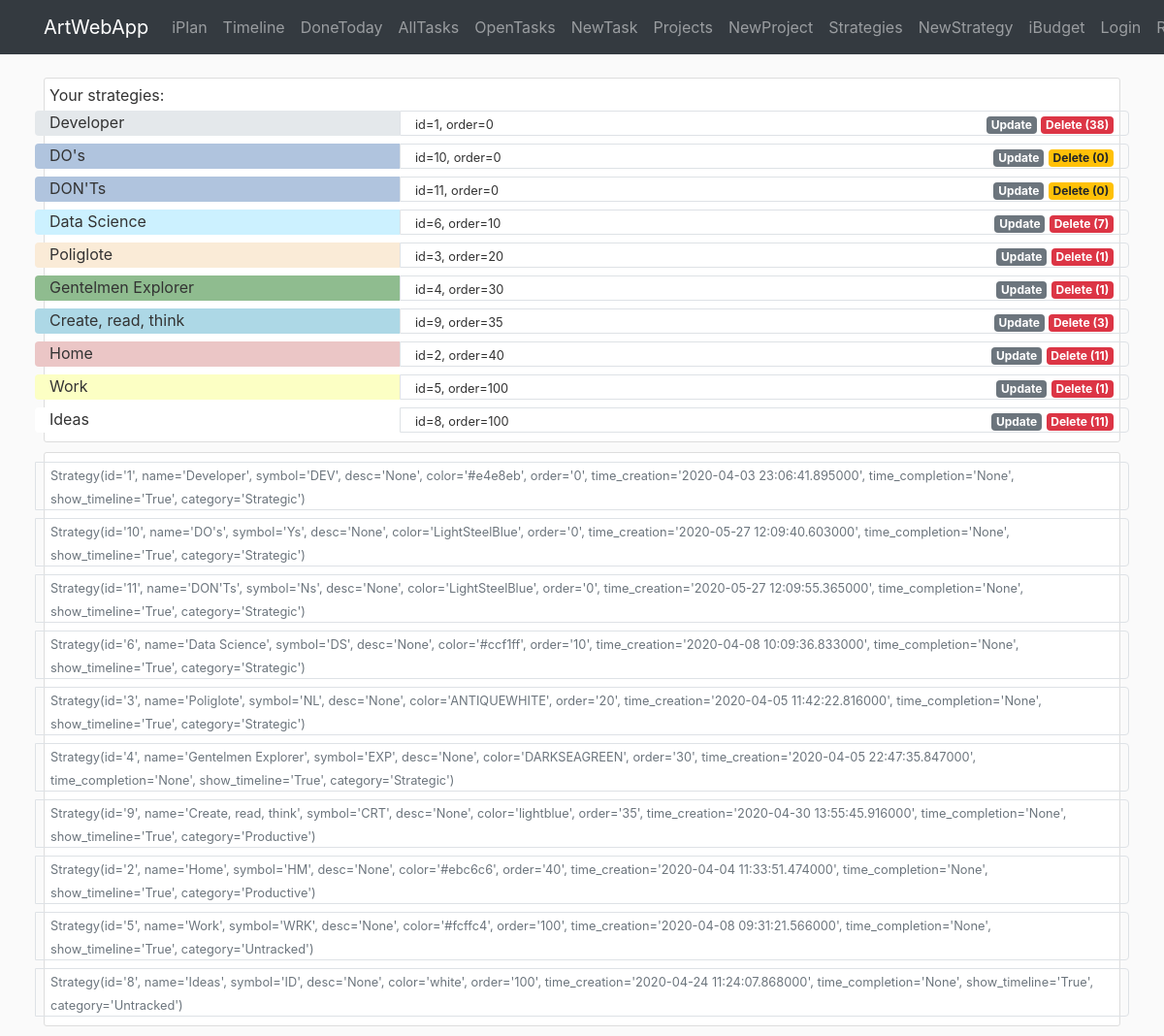
The page /iplan/strategy on the database its author committed.
### awa/iplan/models.py (models this page shows)
class Strategy(db.Model):
    id = db.Column(db.Integer, primary_key=True)
    name = db.Column(db.String(40), nullable=False)
    symbol = db.Column(db.String(3))
    desc = db.Column(db.Text)
    color = db.Column(db.String(7))
    order = db.Column(db.Integer)
    time_creation = db.Column(db.DateTime, default=datetime.now)
    time_completion = db.Column(db.DateTime)
    show_timeline = db.Column(db.Boolean, default=True, nullable=False)
    category = db.Column(db.String(20), nullable=True)
    br_task = db.relationship('Task', backref='strategy')  # todo: lazy=True - test that later
    def __repr__(self):
        return f"Strategy(id='{self.id}', name='{self.name}', symbol='{self.symbol}', desc='{self.desc}'," \
               f" color='{self.color}', order='{self.order}', time_creation='{self.time_creation}'," \
               f" time_completion='{self.time_completion}', show_timeline='{self.show_timeline}'," \
               f" category='{self.category}')"

### awa/iplan/routes.py (the view)
@iplan.route('/iplan/strategy', methods=['GET', 'POST'])
def strategy():
    strategies = Strategy.query.order_by(Strategy.order).all()
    count_tasks = {item.id: len(Task.query.filter_by(id_strategy=item.id).all()) for item in strategies}
    return render_template('iplan/strategy.html', strategies=strategies, legend='Create New Strategy',
                           count_tasks=count_tasks)

### awa/templates/iplan/strategy.html
{% extends "layout.html" %}
{% block content %}
<div class="container">
   <div class="content-section">
       Your strategies:
        {% for item in strategies %}
        <div class="row">
            <div class="col-4 rounded-left mt-1 mb-1" style="background-color:{{item.color}}">
                {{item.name}}
            </div>
            <div class="col border rounded-right mt-1 mb-1">
                <div class="row p-0">
                    <div class="col-auto">
                        <small>id={{item.id}}, order={{item.order}}</small>
                    </div>
                    <div class="col-auto ml-auto">
                        <a href="{{url_for('iplan.strategy_update', id_strategy=item.id)}}" class="badge badge-secondary">Update</a>
                        {% if count_tasks[item.id] != 0 %}
                            <a href="{{url_for('iplan.strategy_delete', id_strategy=item.id)}}" class="badge badge-danger">Delete ({{count_tasks[item.id]}})</a>
                        {% else %}
                            <a href="{{url_for('iplan.strategy_delete', id_strategy=item.id)}}" class="badge badge-warning">Delete ({{count_tasks[item.id]}})</a>
                        {% endif %}
                    </div>
                </div>
            </div>
        </div>
        {% endfor %}
    </div>
   <div class="content-section">
        {% for item in strategies %}
        <div class="row">
            <div class="col border rounded-right mt-1 mb-1">
                <div class="row p-0">
                    <div class="col-auto">
                        <small class="text-muted">{{item}}</small>
                    </div>
                </div>
            </div>
        </div>
        {% endfor %}
    </div>
</div>
{% endblock content %}

### awa/templates/layout.html (shortened to what this page needs)
<!DOCTYPE html>
<html lang="en">
<head>
    <link rel="stylesheet" href="https://stackpath.bootstrapcdn.com/bootstrap/4.4.1/css/bootstrap.min.css">
    <link rel="stylesheet" type="text/css" href="{{ url_for('static', filename='main.css') }}">
</head>
<body>
    <header>
        <nav class="navbar navbar-expand-md navbar-dark bg-dark fixed-top">
            <div class="container">
                <a class="navbar-brand" href="{{ url_for('main.home') }}">ArtWebApp</a>
                <div class="collapse navbar-collapse" id="navbarSupportedContent">
                    <div class="navbar-nav mr-auto">
                        <a class="nav-item nav-link" href="{{ url_for('iplan.home') }}">iPlan</a>
                        <a class="nav-item nav-link" href="{{ url_for('iplan.timeline') }}">Timeline</a>
                        <a class="nav-item nav-link" href="{{ url_for('iplan.task_donetoday') }}">DoneToday</a>
                        <a class="nav-item nav-link" href="{{ url_for('iplan.task') }}">AllTasks</a>
                        <a class="nav-item nav-link" href="{{ url_for('iplan.task_open') }}">OpenTasks</a>
                        <a class="nav-item nav-link" href="{{ url_for('iplan.task_create', timeline_category='This Week') }}">NewTask</a>
                        <a class="nav-item nav-link" href="{{ url_for('iplan.project') }}">Projects</a>
                        <a class="nav-item nav-link" href="{{ url_for('iplan.project_create') }}">NewProject</a>
                        <a class="nav-item nav-link" href="{{ url_for('iplan.strategy') }}">Strategies</a>
                        <a class="nav-item nav-link" href="{{ url_for('iplan.strategy_create') }}">NewStrategy</a>
                    </div>
                    <div class="navbar-nav">
                        <a class="nav-item nav-link" href="{{ url_for('ibudget.home')}}">iBudget</a>
                        <a class="nav-item nav-link" href="#">Login</a>
                        <a class="nav-item nav-link" href="#">Register</a>
                    </div>
                </div>
            </div>
        </nav>
    </header>
    <main role="main">
            {% block content %}{% endblock %}
    </main>
</body>
</html>

### awa/static/main.css (style rules this page uses)
body { background: #fafafa; color: #333333; margin-top: 5rem; }
.content-section { background: #ffffff; padding: 5px 5px; border: 1px solid #dddddd; border-radius: 3px; margin-bottom: 10px; }

### rows shown on the page
Strategy: name "Developer", id "1", order "0", count_tasks "38", id+name+symbol "Strategy(id='1', name='Developer', symbol='DEV', desc='None', color='#e4e8eb', order='0', time_creation='2020-04-03 23:06:41.895000', time_completion='None', show_timeline='True', category='Strategic')"
Strategy: name "DO's", id "10", order "0", id+name+symbol "Strategy(id='10', name='DO's', symbol='Ys', desc='None', color='LightSteelBlue', order='0', time_creation='2020-05-27 12:09:40.603000', time_completion='None', show_timeline='True', category='Strategic')"
Strategy: name "DON'Ts", id "11", order "0", id+name+symbol "Strategy(id='11', name='DON'Ts', symbol='Ns', desc='None', color='LightSteelBlue', order='0', time_creation='2020-05-27 12:09:55.365000', time_completion='None', show_timeline='True', category='Strategic')"
Strategy: name "Data Science", id "6", order "10", count_tasks "7", id+name+symbol "Strategy(id='6', name='Data Science', symbol='DS', desc='None', color='#ccf1ff', order='10', time_creation='2020-04-08 10:09:36.833000', time_completion='None', show_timeline='True', category='Strategic')"
Strategy: name "Poliglote", id "3", order "20", show_timeline "1", id+name+symbol "Strategy(id='3', name='Poliglote', symbol='NL', desc='None', color='ANTIQUEWHITE', order='20', time_creation='2020-04-05 11:42:22.816000', time_completion='None', show_timeline='True', category='Strategic')"
Strategy: name "Gentelmen Explorer", id "4", order "30", show_timeline "1", id+name+symbol "Strategy(id='4', name='Gentelmen Explorer', symbol='EXP', desc='None', color='DARKSEAGREEN', order='30', time_creation='2020-04-05 22:47:35.847000', time_completion='None', show_timeline='True', category='Strategic')"
Strategy: name "Create, read, think", id "9", order "35", count_tasks "3", id+name+symbol "Strategy(id='9', name='Create, read, think', symbol='CRT', desc='None', color='lightblue', order='35', time_creation='2020-04-30 13:55:45.916000', time_completion='None', show_timeline='True', category='Productive')"
Strategy: name "Home", id "2", order "40", count_tasks "11", id+name+symbol "Strategy(id='2', name='Home', symbol='HM', desc='None', color='#ebc6c6', order='40', time_creation='2020-04-04 11:33:51.474000', time_completion='None', show_timeline='True', category='Productive')"
Strategy: name "Work", id "5", order "100", show_timeline "1", id+name+symbol "Strategy(id='5', name='Work', symbol='WRK', desc='None', color='#fcffc4', order='100', time_creation='2020-04-08 09:31:21.566000', time_completion='None', show_timeline='True', category='Untracked')"
Strategy: name "Ideas", id "8", order "100", count_tasks "11", id+name+symbol "Strategy(id='8', name='Ideas', symbol='ID', desc='None', color='white', order='100', time_creation='2020-04-24 11:24:07.868000', time_completion='None', show_timeline='True', category='Untracked')"
